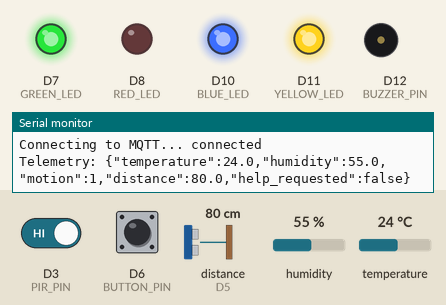
This sketch was run on a simulated Arduino Nano 33 IoT. On the bench: output pins drawn as LEDs (lit = HIGH), buzzer (waves = sounding, pin HIGH), the last lines printed to the serial monitor. Wiring (inferred from the names in the program): ultrasonic range finder: trigger D4; echo D5. Inputs (shaded band) come from the test bench; at power-on: D6 (BUTTON_PIN) HIGH, distance to the obstacle (sensor on D5) 80 cm, D3 (PIR_PIN) HIGH, humidity 55 %, temperature 24 °C. The echo pulse lasts 58.3 µs per cm; WiFi joins after 1.5 s; servers stay silent unless stated; random numbers use the default seed unless the sketch sets one; no MQTT or app messages arrive unless stated; pins used as bus, display or sensor lines are not drawn.

Above: at 2.7 s.
2.8 s: D6 (BUTTON_PIN) pulled LOW for 0.15 s
At 3.4 s:
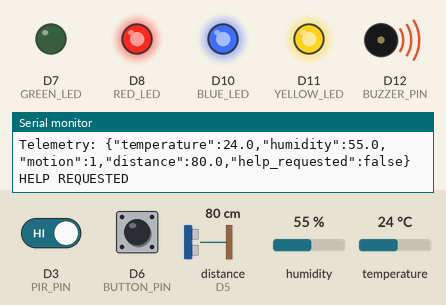
4.4 s: distance to the obstacle (sensor on D5) set to 96 cm
6.5 s: distance to the obstacle (sensor on D5) set to 104 cm
At 6.9 s:
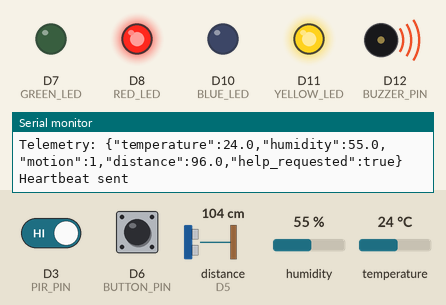
8.0 s: D3 (PIR_PIN) driven LOW
At 9.2 s:
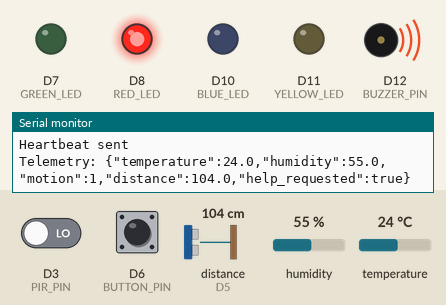
9.5 s: distance to the obstacle (sensor on D5) set to 2 cm
At 10.2 s:
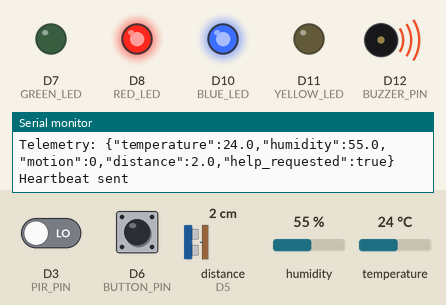
11.0 s: D6 (BUTTON_PIN) pulled LOW for 1 s
At 12.1 s:
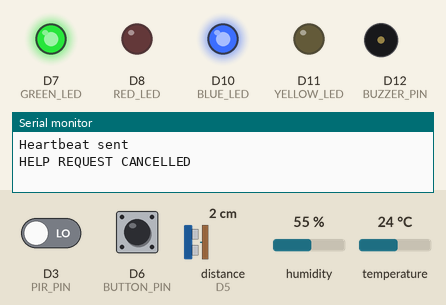
Timing chart, 0 to 14.0 s (numbered marks = the images above; inputs shaded):
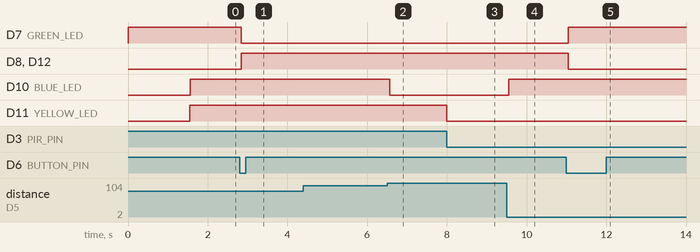

The sketch:

door_activity_checkin.ino
```cpp
/*
  Door and Activity Check-in System
  Board: Arduino Nano 33 IoT

  Libraries: WiFiNINA, PubSubClient, Adafruit DHT sensor library,
  Adafruit Unified Sensor.

  IMPORTANT: Replace Wi-Fi placeholders and verify MQTT_SERVER.
  Do not commit real credentials.
*/

#include <WiFiNINA.h>
#include <PubSubClient.h>
#include <DHT.h>
#include <math.h>
#include <string.h>

// Add the real network details only in your local copy.
char ssid[] = "YOUR_WIFI_NAME";
char pass[] = "YOUR_WIFI_PASSWORD";

// Set this to the Raspberry Pi's current LAN IP (hostname -I).
const char* MQTT_SERVER = "YOUR_RASPBERRY_PI_IP";
const uint16_t MQTT_PORT = 1883;

const char* TOPIC_TELEMETRY = "door/system/telemetry";
const char* TOPIC_HEARTBEAT = "door/system/heartbeat";
const char* TOPIC_ALERT = "door/system/alert";
const char* TOPIC_STATUS = "door/system/status";

#define DHT_PIN 9
#define DHT_TYPE DHT22
#define PIR_PIN 3
#define TRIG_PIN 4
#define ECHO_PIN 5
#define BUTTON_PIN 6
#define GREEN_LED 7
#define RED_LED 8
#define BLUE_LED 10
#define YELLOW_LED 11
#define BUZZER_PIN 12  // Controls a suitable external driver only.

DHT dht(DHT_PIN, DHT_TYPE);
WiFiClient wifiClient;
PubSubClient mqtt(wifiClient);

const unsigned long HEARTBEAT_INTERVAL = 5000;
const unsigned long DHT_INTERVAL = 2500;
const unsigned long DISTANCE_INTERVAL = 1000;
unsigned long lastHeartbeat = 0;
unsigned long lastDhtRead = 0;
unsigned long lastDistanceRead = 0;

bool helpRequested = false;
bool previousButtonReading = HIGH;
bool stableButtonState = HIGH;
unsigned long lastDebounceTime = 0;
const unsigned long DEBOUNCE_MS = 40;

float temperatureC = NAN;
float humidityPct = NAN;
float distanceCm = NAN;
int motionDetected = 0;

void connectWiFi() {
  while (WiFi.status() != WL_CONNECTED) {
    Serial.print("Connecting to Wi-Fi...");
    WiFi.begin(ssid, pass);
    for (int i = 0; i < 20 && WiFi.status() != WL_CONNECTED; i++) {
      delay(500);
      Serial.print(".");
    }
    Serial.println();
  }
  Serial.println("Wi-Fi connected");
  Serial.print("Arduino IP: ");
  Serial.println(WiFi.localIP());
}

void connectMQTT() {
  while (!mqtt.connected()) {
    if (WiFi.status() != WL_CONNECTED) connectWiFi();

    Serial.print("Connecting to MQTT...");
    String clientId = "ArduinoNano33-";
    clientId += String((unsigned long)random(0xffff), HEX);

    if (mqtt.connect(clientId.c_str())) {
      Serial.println(" connected");
      mqtt.publish(TOPIC_STATUS, "Arduino Nano 33 IoT connected");
    } else {
      Serial.print(" failed, state=");
      Serial.println(mqtt.state());
      delay(3000);
    }
  }
}

void readPir() {
  motionDetected = digitalRead(PIR_PIN);
  digitalWrite(YELLOW_LED, motionDetected ? HIGH : LOW);
}

void readDistance() {
  digitalWrite(TRIG_PIN, LOW);
  delayMicroseconds(2);
  digitalWrite(TRIG_PIN, HIGH);
  delayMicroseconds(10);
  digitalWrite(TRIG_PIN, LOW);

  unsigned long duration = pulseIn(ECHO_PIN, HIGH, 30000UL);
  if (duration == 0) {
    distanceCm = NAN;
    digitalWrite(BLUE_LED, LOW);
  } else {
    distanceCm = (duration * 0.0343f) / 2.0f;
    digitalWrite(BLUE_LED,
      (distanceCm > 0 && distanceCm <= 100) ? HIGH : LOW);
  }
}

void readDht() {
  float h = dht.readHumidity();
  float t = dht.readTemperature();
  if (isnan(h) || isnan(t)) {
    humidityPct = NAN;
    temperatureC = NAN;
    Serial.println("DHT22 reading failed");
  } else {
    humidityPct = h;
    temperatureC = t;
  }
}

void updateOutputs() {
  digitalWrite(RED_LED, helpRequested ? HIGH : LOW);
  digitalWrite(GREEN_LED, helpRequested ? LOW : HIGH);

  // D12 is a control signal for an appropriately rated driver.
  // Do not connect an unknown buzzer directly to an Arduino pin.
  digitalWrite(BUZZER_PIN, helpRequested ? HIGH : LOW);
}

void readButton() {
  bool reading = digitalRead(BUTTON_PIN);
  if (reading != previousButtonReading) lastDebounceTime = millis();

  if (millis() - lastDebounceTime > DEBOUNCE_MS) {
    if (reading != stableButtonState) {
      stableButtonState = reading;
      if (stableButtonState == LOW) {
        helpRequested = !helpRequested;
        updateOutputs();
        const char* eventMessage =
          helpRequested ? "HELP REQUESTED" : "HELP REQUEST CANCELLED";
        if (mqtt.connected()) mqtt.publish(TOPIC_ALERT, eventMessage);
        Serial.println(eventMessage);
      }
    }
  }
  previousButtonReading = reading;
}

void publishTelemetry() {
  char payload[220];
  char tempBuffer[20];
  char humidityBuffer[20];
  char distanceBuffer[20];

  if (isnan(temperatureC)) strcpy(tempBuffer, "null");
  else dtostrf(temperatureC, 0, 1, tempBuffer);

  if (isnan(humidityPct)) strcpy(humidityBuffer, "null");
  else dtostrf(humidityPct, 0, 1, humidityBuffer);

  if (isnan(distanceCm)) strcpy(distanceBuffer, "null");
  else dtostrf(distanceCm, 0, 1, distanceBuffer);

  snprintf(payload, sizeof(payload),
    "{\"temperature\":%s,\"humidity\":%s,\"motion\":%d,"
    "\"distance\":%s,\"help_requested\":%s}",
    tempBuffer, humidityBuffer, motionDetected, distanceBuffer,
    helpRequested ? "true" : "false");

  mqtt.publish(TOPIC_TELEMETRY, payload);
  Serial.print("Telemetry: ");
  Serial.println(payload);
}

void publishHeartbeat() {
  mqtt.publish(TOPIC_HEARTBEAT, "Arduino ONLINE");
  Serial.println("Heartbeat sent");
}

void setup() {
  Serial.begin(115200);

  pinMode(PIR_PIN, INPUT);
  pinMode(TRIG_PIN, OUTPUT);
  pinMode(ECHO_PIN, INPUT);
  pinMode(BUTTON_PIN, INPUT_PULLUP);

  pinMode(GREEN_LED, OUTPUT);
  pinMode(RED_LED, OUTPUT);
  pinMode(BLUE_LED, OUTPUT);
  pinMode(YELLOW_LED, OUTPUT);
  pinMode(BUZZER_PIN, OUTPUT);

  digitalWrite(TRIG_PIN, LOW);
  digitalWrite(BUZZER_PIN, LOW);
  digitalWrite(GREEN_LED, HIGH);
  digitalWrite(RED_LED, LOW);
  digitalWrite(BLUE_LED, LOW);
  digitalWrite(YELLOW_LED, LOW);

  dht.begin();
  randomSeed(analogRead(A0));

  Serial.println("Door and Activity Check-in System starting");
  connectWiFi();
  mqtt.setServer(MQTT_SERVER, MQTT_PORT);
  mqtt.setBufferSize(512);
}

void loop() {
  if (WiFi.status() != WL_CONNECTED) connectWiFi();
  if (!mqtt.connected()) connectMQTT();
  mqtt.loop();

  unsigned long now = millis();
  readButton();
  readPir();

  if (now - lastDistanceRead >= DISTANCE_INTERVAL) {
    lastDistanceRead = now;
    readDistance();
  }

  if (now - lastDhtRead >= DHT_INTERVAL) {
    lastDhtRead = now;
    readDht();
    publishTelemetry();
  }

  if (now - lastHeartbeat >= HEARTBEAT_INTERVAL) {
    lastHeartbeat = now;
    publishHeartbeat();
  }
}
```

Measured:
- the behaviour switches between 100 and 101 cm on distance to the obstacle (sensor on D5) (found by bisection; images 1 and 2)
- after the input at 2.8 s, D7 (GREEN_LED): HIGH → LOW at once; D8 (RED_LED), D12 (BUZZER_PIN): LOW → HIGH at once
- after the input at 6.5 s, D10 (BLUE_LED): HIGH → LOW after 0.06 s
- after the input at 8.0 s, D11 (YELLOW_LED): HIGH → LOW at once
- after the input at 9.5 s, D10 (BLUE_LED): LOW → HIGH after 0.06 s
- after the input at 11.0 s, D7 (GREEN_LED): LOW → HIGH at once; D8 (RED_LED), D12 (BUZZER_PIN): HIGH → LOW at once
